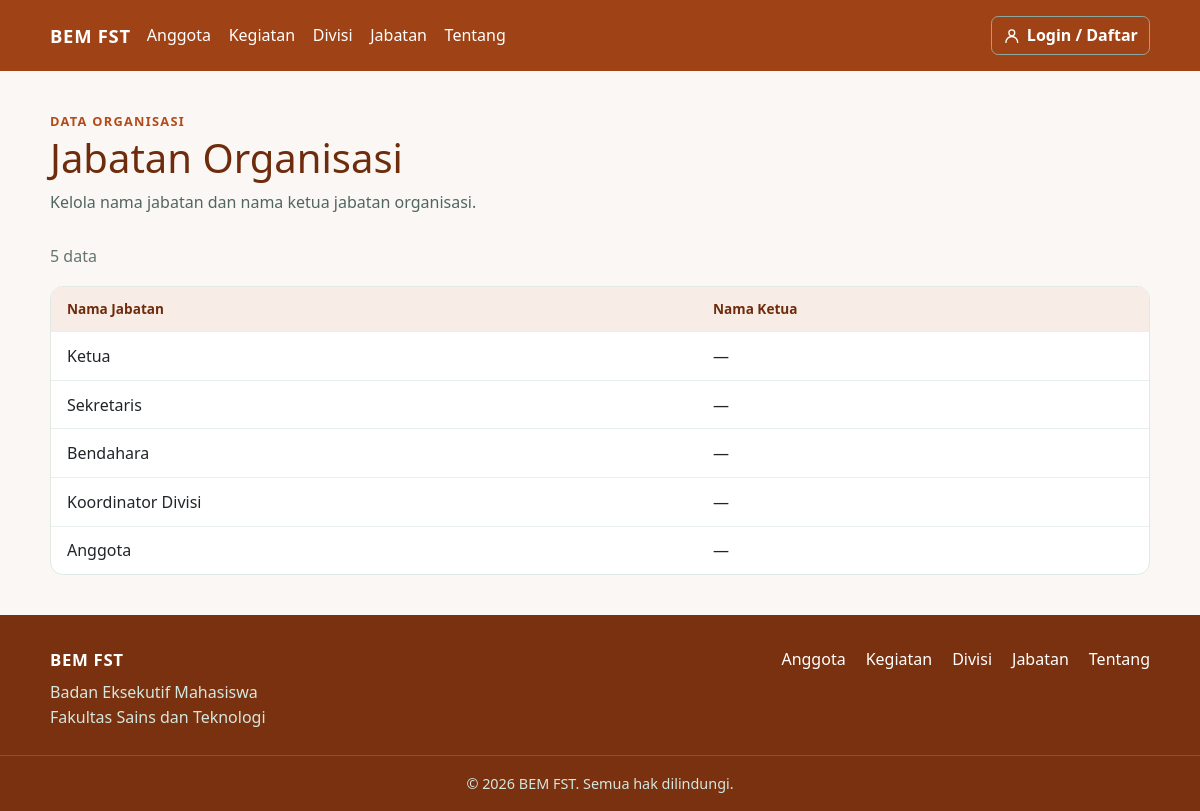
Screenshot of /index.php?action=jabatan with the database file from the repository.
### tables this page shows
CREATE TABLE jabatan (
    id_jabatan INT UNSIGNED NOT NULL AUTO_INCREMENT,
    nama_jabatan VARCHAR(100) NOT NULL,
    nama_ketua VARCHAR(100) DEFAULT NULL,
    deskripsi TEXT DEFAULT NULL,
    PRIMARY KEY (id_jabatan),
    UNIQUE KEY nama_jabatan (nama_jabatan)
);

### controller/DataOrganisasiController.php (called while the page is built, shortened)
<?php
class DataOrganisasiController
{
    private DataOrganisasiModel $model;
    public function __construct()
    {
        $database = require __DIR__ . '/../config/database.php';
        $this->model = new DataOrganisasiModel($database);
    }
    public function jabatan(): void
    {
        $this->handleDefinitions('jabatan');
    }
    private function handleDefinitions(string $type): void
    {
        $isDivision = $type === 'divisi';
        $title = $isDivision ? 'Divisi Organisasi' : 'Jabatan Organisasi';
        $description = $isDivision
            ? 'Kelola nama divisi dan ketua divisi organisasi.'
            : 'Kelola nama jabatan dan nama ketua jabatan organisasi.';
        $rows = $isDivision ? $this->model->getDivisions() : $this->model->getPositions();
        $columns = $isDivision
            ? ['nama_divisi' => 'Nama Divisi', 'nama_ketua' => 'Nama Ketua']
            : ['nama_jabatan' => 'Nama Jabatan', 'nama_ketua' => 'Nama Ketua'];
        require __DIR__ . '/../views/data-organisasi/index.php';
    }
}

### controller/Auth.php (called while the page is built, shortened)
<?php
class Auth
{
    public static function currentUser(): ?array
    {
        if (!isset($_SESSION['user_id'])) {
            return null;
        }
        $user = (new UserModel(self::database()))->findById((int) $_SESSION['user_id']);
        return $user;
    }
}

### models/DataOrganisasiModel.php (called while the page is built, shortened)
<?php
class DataOrganisasiModel
{
    private PDO $database;
    public function __construct(PDO $database)
    {
        $this->database = $database;
    }
    public function ensureNamaKetuaColumns(): void
    {
        foreach (['divisi', 'jabatan'] as $table) {
            $exists = $this->database->prepare('SHOW COLUMNS FROM ' . $table . ' LIKE \'nama_ketua\'');
            $exists->execute();
        }
    }
    public function getPositions(): array
    {
        $this->ensureNamaKetuaColumns();
        return $this->database->query(
            'SELECT id_jabatan, nama_jabatan, nama_ketua, deskripsi FROM jabatan ORDER BY id_jabatan'
        )->fetchAll();
    }
}

### views/data-organisasi/index.php (the view, shortened to what this page needs)
<?php
require __DIR__ . '/../partials/navigation.php';
$escape = static function ($value): string {
    return htmlspecialchars((string) $value, ENT_QUOTES, 'UTF-8');
};
?>
<main class="page">
    <header class="page-header">
        <p class="eyebrow">Data organisasi</p>
        <h1><?= $escape($title) ?></h1>
        <p><?= $escape($description) ?></p>
    </header>
    <?php if (!$rows): ?>
        <section class="empty-state">
            <h2>Belum ada data</h2>
            <p>Data <?= $escape(strtolower($title)) ?> akan ditampilkan di sini setelah ditambahkan.</p>
        </section>
    <?php else: ?>
        <p class="result-count"><?= count($rows) ?> data</p>
        <div class="table-wrap">
            <table>
                <thead><tr>
                    <?php foreach ($columns as $label): ?><th scope="col"><?= $escape($label) ?></th><?php endforeach; ?>
                </tr></thead>
                <tbody>
                    <?php foreach ($rows as $row): ?>
                        <tr>
                            <?php foreach ($columns as $field => $label): ?>
                                <td><?= $escape($row[$field] ?: '—') ?></td>
                            <?php endforeach; ?>
                        </tr>
                    <?php endforeach; ?>
                </tbody>
            </table>
        </div>
    <?php endif; ?>
</main>
<?php require __DIR__ . '/../partials/footer.php'; ?>

### index.php (shortened to what this page needs)
<?php
require_once __DIR__ . '/models/DataOrganisasiModel.php';
require_once __DIR__ . '/controller/KeanggotaanController.php';
require_once __DIR__ . '/controller/DataOrganisasiController.php';
require_once __DIR__ . '/controller/Auth.php';
$action = $_GET['action'] ?? 'about';
switch ($action) {
    case 'jabatan':
        $controller = new DataOrganisasiController();
        $controller->jabatan();
        break;
}

### views/partials/navigation.php (shortened to what this page needs)
<link rel="stylesheet" href="https://cdn.jsdelivr.net/npm/bootstrap@5.3.3/dist/css/bootstrap.min.css">
<link rel="stylesheet" href="views/partials/site.css?v=21">
<?php $navUser = Auth::currentUser(); ?>
<nav class="site-nav" aria-label="Navigasi utama">
    <a class="brand" href="index.php?action=about">BEM FST</a>
    <div class="nav-links">
        <a href="index.php?action=mahasiswa">Anggota</a>
        <a href="index.php?action=kelas">Kegiatan</a>
        <a href="index.php?action=divisi">Divisi</a>
        <a href="index.php?action=jabatan">Jabatan</a>
        <a href="index.php?action=about">Tentang</a>
    </div>
    <div class="nav-account">
        <?php if ($navUser): ?>
            <span class="nav-user"><?= htmlspecialchars($navUser['username'], ENT_QUOTES, 'UTF-8') ?></span>
            <a class="nav-password-link" href="index.php?action=change_password">Ganti Password</a>
            <form method="post" action="index.php?action=logout" class="nav-logout">
                <input type="hidden" name="csrf_token" value="<?= htmlspecialchars(Auth::csrfToken(), ENT_QUOTES, 'UTF-8') ?>">
                <button type="submit">Keluar</button>
            </form>
        <?php else: ?>
            <a class="nav-auth-link" href="index.php?action=login">
                <svg width="18" height="18" viewBox="0 0 24 24" aria-hidden="true" focusable="false">
                    <path d="M20 21a8 8 0 0 0-16 0"></path>
                    <circle cx="12" cy="8" r="4"></circle>
                </svg>
                <span>Login / Daftar</span>
            </a>
        <?php endif; ?>
    </div>
</nav>

### views/partials/footer.php
<footer class="site-footer">
    <div class="footer-content">
        <div class="footer-brand">
            <strong>BEM FST</strong>
            <p>Badan Eksekutif Mahasiswa<br>Fakultas Sains dan Teknologi</p>
        </div>
        <nav class="footer-nav" aria-label="Navigasi footer">
            <a href="index.php?action=mahasiswa">Anggota</a>
            <a href="index.php?action=kelas">Kegiatan</a>
            <a href="index.php?action=divisi">Divisi</a>
            <a href="index.php?action=jabatan">Jabatan</a>
            <a href="index.php?action=about">Tentang</a>
        </nav>
    </div>
    <div class="footer-bottom">
        &copy; <?= date('Y') ?> BEM FST. Semua hak dilindungi.
    </div>
</footer>

### views/partials/site.css (style rules this page uses)
* { box-sizing: border-box; }
a { color: #087e68; }
.site-nav { display: flex; align-items: center; justify-content: space-between; gap: 1rem; padding: 1rem max(1.25rem, calc((100% - 1100px) / 2)); background: #9f4316; color: #fff; }
.site-nav a { color: #fff; text-decoration: none; }
.brand { font-size: 1.15rem; font-weight: 700; letter-spacing: .04em; }
.nav-links { display: flex; flex-wrap: wrap; gap: 1.1rem; align-items: center; }
.nav-account { display: flex; flex-shrink: 0; align-items: center; gap: .65rem; margin-left: auto; }
.nav-auth-link { display: inline-flex; flex-direction: row; align-items: center; white-space: nowrap; gap: .4rem; padding: .35rem .7rem; border: 1px solid #8ca99f; border-radius: .45rem; font-weight: 600; }
.nav-auth-link svg { display: block; flex: 0 0 1.1rem; width: 1.1rem; height: 1.1rem; fill: none; stroke: currentColor; stroke-linecap: round; stroke-linejoin: round; stroke-width: 1.8; }
.page { width: min(1100px, calc(100% - 2rem)); margin: 2.5rem auto; flex: 1 0 auto; }
.page-header, .hero { margin-bottom: 1.75rem; }
.page-header h1, .hero h1 { margin: .2rem 0 .5rem; color: #123c35; line-height: 1.2; }
.page-header > p:last-child, .hero-copy { max-width: 720px; color: #526660; }
.eyebrow { margin: 0; color: #087e68; font-size: .8rem; font-weight: 700; letter-spacing: .1em; text-transform: uppercase; }
.note, .secondary, .result-count { color: #63756e; }
.table-wrap { overflow-x: auto; border: 1px solid #e0e9e4; border-radius: .8rem; background: #fff; }
table { width: 100%; border-collapse: collapse; text-align: left; }
th, td { padding: .8rem 1rem; border-bottom: 1px solid #e9efec; vertical-align: top; }
th { background: #eaf3ef; color: #123c35; font-size: .85rem; }
tbody tr:last-child td { border-bottom: 0; }
.site-footer { margin-top: 0; background: #7a310f; color: #fff; }
.footer-content { width: min(1100px, calc(100% - 2rem)); margin: 0 auto; padding: 2rem 0 1.5rem; display: flex; justify-content: space-between; align-items: flex-start; gap: 2rem; }
.footer-brand strong { font-size: 1.05rem; letter-spacing: .04em; }
.footer-brand p { margin: .35rem 0 0; color: #d4e7df; }
.footer-nav { display: flex; flex-wrap: wrap; justify-content: flex-end; gap: .75rem 1.25rem; }
.footer-nav a { color: #fff; text-decoration: none; }
.footer-bottom { padding: 1rem; border-top: 1px solid rgb(255 255 255 / 15%); color: #d4e7df; text-align: center; font-size: .9rem; }
a { color: #a84518; }
.eyebrow { color: #b44a1a; }
.page-header h1, .content-card h2, .activity-card h2, .empty-state h2 { color: #6f2c0d; }
th { background: #f7ede6; color: #6f2c0d; }

### rows the page displays
jabatan: nama_jabatan "Ketua", nama_ketua "—"
jabatan: nama_jabatan "Sekretaris", nama_ketua "—"
jabatan: nama_jabatan "Bendahara", nama_ketua "—"
jabatan: nama_jabatan "Koordinator Divisi", nama_ketua "—"
jabatan: nama_jabatan "Anggota", nama_ketua "—"

### other values shown
$escape($title) "Jabatan Organisasi"
$escape($description) "Kelola nama jabatan dan nama ketua jabatan organisasi."
count($rows) "5"
$escape($label) "Nama Jabatan"
$escape($label) "Nama Ketua"
